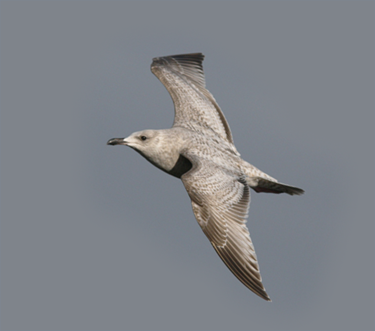
%> input picture Project_1_Image_Filtering_and_Hybrid_Image/data/bird.bmp, 375 x 331 px
$ octave Hybrid_Plane_Bird_Opt.m   (GNU Octave 9; MATLAB toolbox functions it lacks are replaced by stand-ins)
%> lines starting %> are read from the running program, lines starting %| are printed output that depends on the picture
% Before trying to construct hybrid images, it is suggested that you
% implement my_imfilter.m and then debug it using proj1_test_filtering.m

% Debugging tip: You can split your MATLAB code into cells using "%%"
% comments. The cell containing the cursor has a light yellow background,
% and you can press Ctrl+Enter to run just the code in that cell. This is
% useful when projects get more complex and slow to rerun from scratch

close all; % closes all figures
clear all;
tic;

%% Setup
% read images and convert to floating point format
image1 = im2single(imread('../data/bird.bmp'));
image2 = im2single(imread('../data/plane.bmp'));
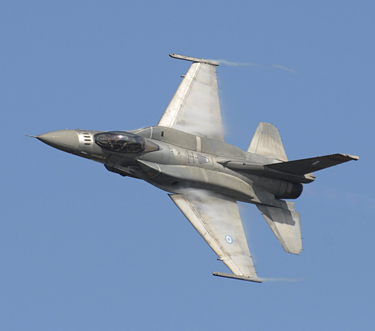
%> input picture Project_1_Image_Filtering_and_Hybrid_Image/data/plane.bmp, 375 x 331 px

for i=1:5
    for j=1:5
            filter_low = fspecial('Gaussian', i*4*2+1, 2*i);
            filter_high = fspecial('Gaussian', j*4*2+1, 2*j);
            low_frequencies = imfilter(image1, filter_low);
            high_frequencies = image2-imfilter(image2, filter_high);
            hybrid_image = low_frequencies+high_frequencies;
            imwrite(hybrid_image,sprintf('../html/Hybrid/Plane_Bird/Hybrid_%d_%d.jpg',i,j), 'quality', 95);
            imwrite(imresize(hybrid_image,0.5^4,'bilinear'),sprintf('../html/Hybrid/Plane_Bird/Hybrid_Small_%d_%d.jpg',i,j), 'quality', 95);
            Reshape_image1=reshape(image1,[1,numel(image1)]);
            Reshape_image2=reshape(image2,[1,numel(image2)]);
            Reshape_hybrid=reshape(hybrid_image,[1,numel(hybrid_image)]);
            S2(i,j)=pdist2(Reshape_image2,Reshape_hybrid,'euclidean');
            Y2(i,j)=pdist2(Reshape_image1,Reshape_hybrid,'euclidean');
            S1(i,j)=pdist2(imresize(Reshape_image1,0.5^4,'bilinear'),imresize(Reshape_hybrid,0.5^4,'bilinear'),'euclidean');
            Y1(i,j)=pdist2(imresize(Reshape_image2,0.5^4,'bilinear'),imresize(Reshape_hybrid,0.5^4,'bilinear'),'euclidean');
    end
end
%> this loop made 5 passes
%> pass 1, `for j=1:5 filter_low = fspecial('Gaussian', i*4*2+1, 2*i); filter_high..`:
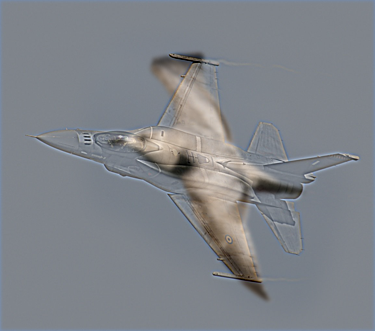
%> saved as Hybrid_1_1.jpg: size 331x375x3 uint8; mean R, G, B 127.6, 131.4, 137.3
%> pass 1, `for j=1:5 filter_low = fspecial('Gaussian', i*4*2+1, 2*i); filter_high..`:
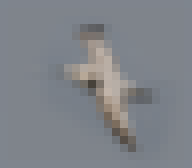
%> saved as Hybrid_Small_1_1.jpg: size 21x24x3 uint8 (shown 8 times larger); mean R, G, B 127.7, 131.3, 137.1
%> after the loop, S1 = [1.22 3.33 5.35 7.15 8.78; 2.56 2.37 3.95 5.71 7.37; 4.29 3.15 3.56 4.89 6.4; 5.84 4.49 4.13 4.77 5.92; 7.22 5.83 5.12 5.2 5.9]; S2 = [94.98 91.19 88.37 86.09 84.21; 95.07 90.04 86.36 83.52 81.24; 96.05 90.28 85.81 82.31 79.52; 97.47 91.33 86.3 82.21 78.89; 99.2 92.86 87.49 82.97 79.17]; Y1 = [21.68 21.12 20.64 20.22 19.85; 21.96 21.16 20.5 19.94 19.46; 22.35 21.38 20.56 19.85 19.25; 22.81 21.74 20.79 19.95 19.23; 23.32 22.19 21.14 20.2 19.37]; Y2 = [22.91 31.73 39.48 46.14 51.86; 28.11 32.35 38.17 44.05 49.45; 33.69 35.34 38.98 43.57 48.25; 38.75 39.1 41.16 44.42 48.16; 43.26 42.92 43.95 46.12 48.92]

S2_min=min(min(S2));
%> S2_min = 78.89
Y2_min=min(min(Y2));
%> Y2_min = 22.91
S1_min=min(min(S1));
%> S1_min = 1.22
Y1_min=min(min(Y1));
%> Y1_min = 19.23

S2_norm=max(max(S2-S2_min));
%> S2_norm = 20.3
Y2_norm=max(max(Y2-Y2_min));
%> Y2_norm = 28.95
S1_norm=max(max(S1-S1_min));
%> S1_norm = 7.56
Y1_norm=max(max(Y1-Y1_min));
%> Y1_norm = 4.09


S2_R=(S2-S2_min)/S2_norm;
%> S2_R = [0.792 0.605 0.467 0.354 0.262; 0.797 0.549 0.368 0.228 0.115; 0.845 0.561 0.341 0.168 0.0309; 0.915 0.612 0.365 0.163 0; 1 0.688 0.423 0.201 0.0136]
Y2_R=(Y2-Y2_min)/Y2_norm;
%> Y2_R = [0 0.305 0.572 0.802 1; 0.18 0.326 0.527 0.73 0.917; 0.372 0.429 0.555 0.714 0.875; 0.547 0.559 0.63 0.743 0.872; 0.703 0.691 0.727 0.802 0.898]
S1_R=(S1-S1_min)/S1_norm;
%> S1_R = [0 0.279 0.547 0.785 1; 0.178 0.153 0.361 0.595 0.815; 0.407 0.256 0.31 0.485 0.686; 0.612 0.433 0.386 0.47 0.622; 0.794 0.61 0.516 0.528 0.62]
Y1_R=(Y1-Y1_min)/Y1_norm;
%> Y1_R = [0.598 0.461 0.345 0.242 0.152; 0.666 0.471 0.31 0.173 0.0559; 0.762 0.527 0.325 0.152 0.00531; 0.874 0.613 0.381 0.177 0; 1 0.722 0.468 0.238 0.0352]
S_total=S1_R+S2_R-Y1_R-Y2_R;
%> S_total = [0.194 0.119 0.0961 0.0952 0.11; 0.128 -0.0951 -0.108 -0.0806 -0.0427; 0.118 -0.139 -0.229 -0.212 -0.164; 0.106 -0.127 -0.261 -0.286 -0.25; 0.0917 -0.115 -0.255 -0.312 -0.3]

S_min=min(min(S_total));
%> S_min = -0.312

for i=1:5
    for j=1:5
        if S_total(i,j)==S_min
            filter_low = fspecial('Gaussian', i*4*2+1, 2*i);
            filter_high = fspecial('Gaussian', j*4*2+1, 2*j);
            low_frequencies = imfilter(image1, filter_low);
            high_frequencies = image2-imfilter(image2, filter_high);
            hybrid_image = low_frequencies+high_frequencies;
            imwrite(hybrid_image,sprintf('../html/Hybrid/Best/Plane_Bird_Hybrid_%d_%d.jpg',i,j), 'quality', 95);
%> (the run ends here)
